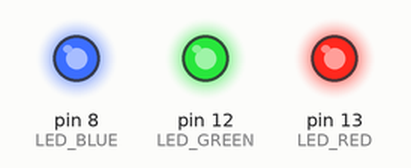
The sketch below on a simulated Arduino Uno, built with avr-gcc and run on an emulated ATmega328P. Shown: output pins drawn as LEDs (lit = HIGH).

Above: at 0.15 s.
At 2.25 s:
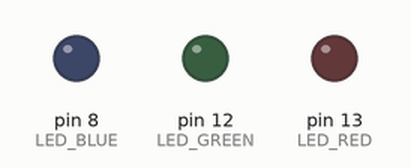
Timing chart, 0 to 3.0 s (numbered marks = the images above):
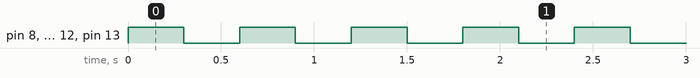

The sketch:

ponderada_led_pisca_pisca1.ino
```cpp
// C++ code

// Usando o #define ao invés de variáveis pela otimização;
#define LED_RED 13
#define LED_GREEN 12
#define LED_BLUE 8
#define TIME 300


void setup() {
  // Definindo os pinos como de saída;
  pinMode(LED_RED, OUTPUT);
  pinMode(LED_GREEN, OUTPUT);
  pinMode(LED_BLUE, OUTPUT);
}

void loop() {
  // Ligando os leds e desligando repetidamente;
  // assim simulando um pisca pisca;
  digitalWrite(LED_RED, HIGH);
  digitalWrite(LED_GREEN, HIGH);
  digitalWrite(LED_BLUE, HIGH);
  delay(TIME);
  digitalWrite(LED_RED, LOW);
  digitalWrite(LED_GREEN, LOW);
  digitalWrite(LED_BLUE, LOW);
  delay(TIME);
}
```

Measured:
- by itself, pin 8 (LED_BLUE), pin 12 (LED_GREEN), pin 13 (LED_RED): alternates HIGH for 0.30 s and LOW for 0.30 s
